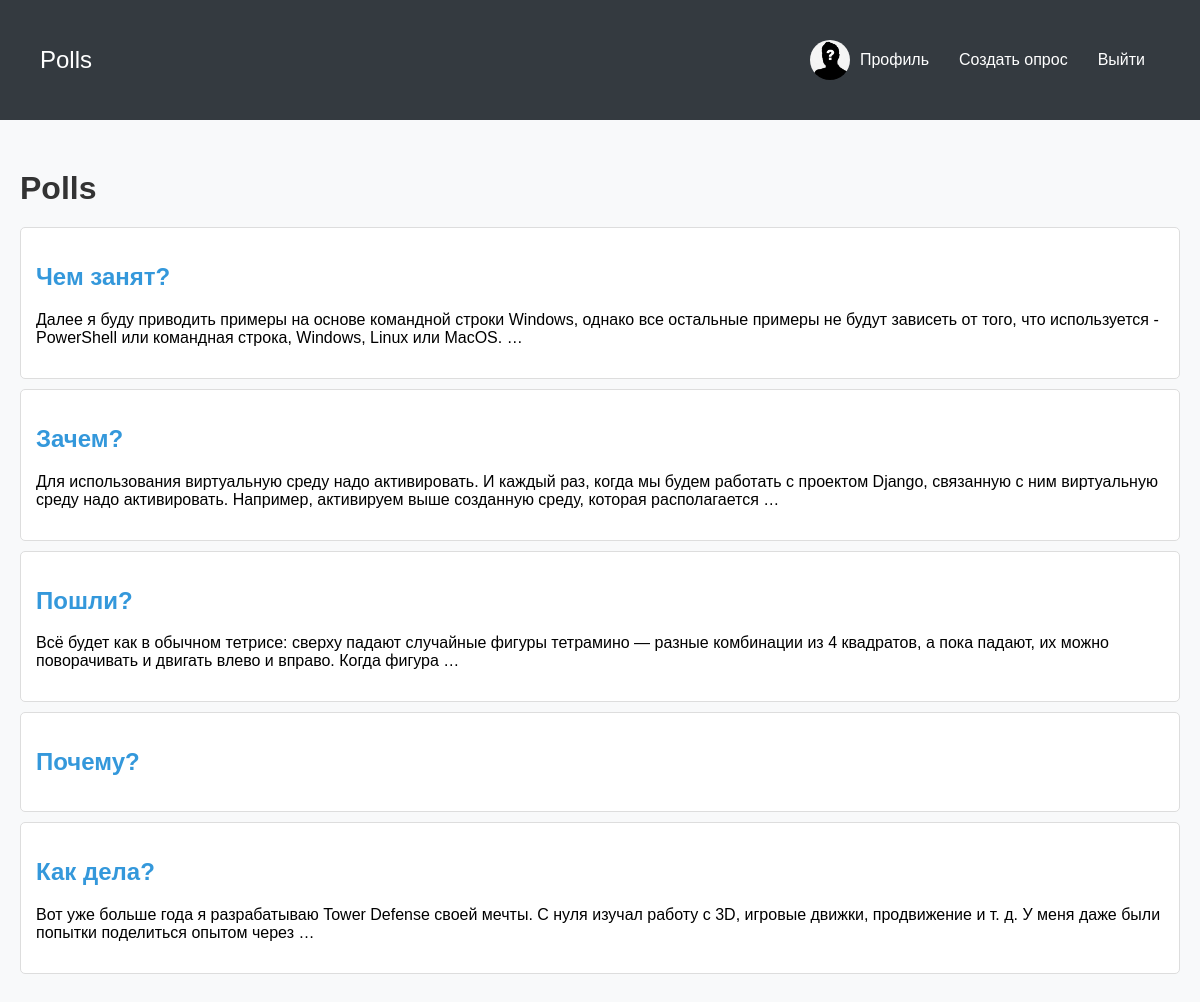
Screenshot of / (signed in) with the database file from the repository.
### polls/models.py (models this page shows, shortened)
class UserProfile(models.Model):
    user = models.OneToOneField(User, on_delete=models.CASCADE)
    avatar = models.ImageField(upload_to='avatars/')
    bio = models.TextField(blank=True)

class Question(models.Model):
    question_text = models.CharField(max_length=200)
    pub_date = models.DateTimeField('date published', default=timezone.now)
    description = models.TextField(blank=True)
    image = models.ImageField(upload_to='question_images/', blank=True)
    expiration_date = models.DateTimeField(null=True, blank=True)

### polls/views.py (the view)
# urls.py: path('', views.IndexView.as_view(), name='index'),
class IndexView(generic.ListView):
    template_name = 'polls/index.html'
    context_object_name = 'latest_question_list'
    def get_queryset(self):
        return Question.objects.filter(Q(expiration_date__gt=timezone.now()) | Q(expiration_date__isnull=True)).order_by('-pub_date')

### polls/templates/polls/index.html (shortened to what this page needs)
<!DOCTYPE html>
<html lang="en">
<head>
    <link rel="stylesheet" href="static/polls/styles.css">
</head>
<body>
    <nav class="navbar">
        <div class="container">
            <a class="navbar-brand" href="{% url 'polls:index' %}">Polls</a>
            <div class="navbar-links">
                {% if user.is_authenticated %}
                    <a class="nav-link profile-link" href="{% url 'polls:edit_profile' %}">
                        <div class="avatar-container">
                            {% if user.userprofile.avatar %}
                                <img src="{{ user.userprofile.avatar.url }}" alt="Avatar" class="avatar">
                            {% else %}
                                <img src="static/polls/default_avatar.jpg" alt="Default Avatar" class="avatar">
                            {% endif %}
                        </div>
                        Профиль
                    </a>
                    <a class="nav-link" href="{% url 'polls:create_question' %}">Создать опрос</a>
                    <form method="post" action="{% url 'polls:logout' %}" class="form-inline">
                        <button type="submit" class="btn btn-link nav-link">Выйти</button>
                    </form>
                {% else %}
                    <a class="nav-link" href="{% url 'polls:login' %}">Войти</a>
                    <a class="nav-link" href="{% url 'polls:register' %}">Регистрация</a>
                {% endif %}
            </div>
        </div>
    </nav>
    <div class="container">
        <h1 class="mt-4">Polls</h1>
        {% if latest_question_list %}
        <ul class="list-group">
            {% for question in latest_question_list %}
            <li class="list-group-item">
                <h2><a href="{% url 'polls:detail' question.id %}">{{ question.question_text }}</a></h2>
                <p>{{ question.description|truncatewords:30 }}</p>
            </li>
            {% endfor %}
        </ul>
        {% else %}
        <p>Нет вопросов!</p>
        {% endif %}
    </div>
</body>
</html>

### polls/static/polls/styles.css (style rules this page uses)
body { font-family: 'Arial', sans-serif; background-color: #f8f9fa; margin: 0; padding: 0; box-sizing: border-box; }
.navbar { background-color: #343a40; padding: 10px 20px; display: flex; justify-content: space-between; align-items: center; }
.navbar .container { display: flex; justify-content: space-between; width: 100%; align-items: center; }
.navbar .navbar-brand { color: #ffffff; font-size: 24px; text-decoration: none; }
.navbar .navbar-links { display: flex; align-items: center; }
.navbar .nav-link { color: #ffffff; padding: 10px 15px; text-decoration: none; font-size: 16px; transition: color 0.3s; }
.navbar .form-inline button { background-color: transparent; border: none; color: #ffffff; font-size: 16px; }
.container { max-width: 1200px; margin: 0 auto; padding: 20px; }
.mt-4 { margin-top: 30px; }
.btn { background-color: #f1c40f; color: #ffffff; border: none; padding: 10px 20px; font-size: 16px; cursor: pointer; transition: background-color 0.3s; }
.list-group { list-style: none; padding: 0; }
.list-group-item { background-color: #ffffff; border: 1px solid #ddd; padding: 15px; margin-bottom: 10px; border-radius: 5px; transition: transform 0.2s; }
h1 { font-size: 32px; color: #333; margin-bottom: 20px; }
h2 { font-size: 24px; color: #333; }
a { text-decoration: none; color: #3498db; transition: color 0.3s; }
.avatar-container { margin-right: 10px; display: inline-block; vertical-align: middle; }
.avatar { width: 40px; height: 40px; border-radius: 50%; object-fit: cover; vertical-align: middle; }
.profile-link { display: flex; align-items: center; }

### rows the page displays
Question: question_text "Чем занят?", description "Далее я буду приводить примеры на основе командной строки Windows, однако все остальные примеры не будут зависеть от того, что используется - PowerShell или командная строка, Windows, Linux или MacOS. …"
Question: question_text "Зачем?", description "Для использования виртуальную среду надо активировать. И каждый раз, когда мы будем работать с проектом Django, связанную с ним виртуальную среду надо активировать. Например, активируем выше созданную среду, которая располагается …"
Question: question_text "Пошли?", description "Всё будет как в обычном тетрисе: сверху падают случайные фигуры тетрамино — разные комбинации из 4 квадратов, а пока падают, их можно поворачивать и двигать влево и вправо. Когда фигура …"
Question: question_text "Почему?"
Question: question_text "Как дела?", description "Вот уже больше года я разрабатываю Tower Defense своей мечты. С нуля изучал работу с 3D, игровые движки, продвижение и т. д. У меня даже были попытки поделиться опытом через …"
